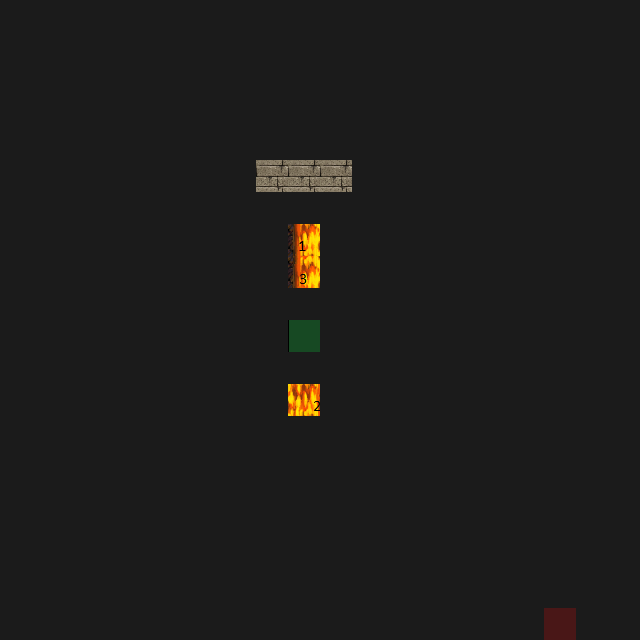

Below is a game level as drawn by its tile map, then a one-line description and the .tmx file that defines it, in full:
An orthogonal 20x20 tile map with 32x32 px tiles, 4 tile layers (Road, Wall, Trap, Utility), 4 tilesets.

<map version="1.0" tiledversion="1.1.5" orientation="orthogonal" renderorder="right-down" width="20" height="20" tilewidth="32" tileheight="32" infinite="0" nextobjectid="1">
 <tileset firstgid="1" source="tilesets/traps.tsx" />
 <tileset firstgid="193" source="tilesets/road.tsx" />
 <tileset firstgid="194" source="tilesets/wallsandroofs.tsx" />
 <tileset firstgid="450" source="tilesets/meta.tsx" />
 <layer name="Road" width="20" height="20">
  <data encoding="csv">
193,193,193,193,193,193,193,193,193,193,193,193,193,193,193,193,193,193,193,193,
193,193,193,193,193,193,193,193,193,193,193,193,193,193,193,193,193,193,193,193,
193,193,193,193,193,193,193,193,193,193,193,193,193,193,193,193,193,193,193,193,
193,193,193,193,193,193,193,193,193,193,193,193,193,193,193,193,193,193,193,193,
193,193,193,193,193,193,193,193,193,193,193,193,193,193,193,193,193,193,193,193,
193,193,193,193,193,193,193,193,193,193,193,193,193,193,193,193,193,193,193,193,
193,193,193,193,193,193,193,193,193,193,193,193,193,193,193,193,193,193,193,193,
193,193,193,193,193,193,193,193,193,193,193,193,193,193,193,193,193,193,193,193,
193,193,193,193,193,193,193,193,193,193,193,193,193,193,193,193,193,193,193,193,
193,193,193,193,193,193,193,193,193,193,193,193,193,193,193,193,193,193,193,193,
193,193,193,193,193,193,193,193,193,193,193,193,193,193,193,193,193,193,193,193,
193,193,193,193,193,193,193,193,193,193,193,193,193,193,193,193,193,193,193,193,
193,193,193,193,193,193,193,193,193,193,193,193,193,193,193,193,193,193,193,193,
193,193,193,193,193,193,193,193,193,193,193,193,193,193,193,193,193,193,193,193,
193,193,193,193,193,193,193,193,193,193,193,193,193,193,193,193,193,193,193,193,
193,193,193,193,193,193,193,193,193,193,193,193,193,193,193,193,193,193,193,193,
193,193,193,193,193,193,193,193,193,193,193,193,193,193,193,193,193,193,193,193,
193,193,193,193,193,193,193,193,193,193,193,193,193,193,193,193,193,193,193,193,
193,193,193,193,193,193,193,193,193,193,193,193,193,193,193,193,193,193,193,193,
193,193,193,193,193,193,193,193,193,193,193,193,193,193,193,193,193,193,193,193
</data>
 </layer>
 <layer name="Wall" width="20" height="20">
  <data encoding="csv">
0,0,0,0,0,0,0,0,0,0,0,0,0,0,0,0,0,0,0,0,
0,0,0,0,0,0,0,0,0,0,0,0,0,0,0,0,0,0,0,0,
0,0,0,0,0,0,0,0,0,0,0,0,0,0,0,0,0,0,0,0,
0,0,0,0,0,0,0,0,0,0,0,0,0,0,0,0,0,0,0,0,
0,0,0,0,0,0,0,0,0,0,0,0,0,0,0,0,0,0,0,0,
0,0,0,0,0,0,0,0,261,261,261,0,0,0,0,0,0,0,0,0,
0,0,0,0,0,0,0,0,0,0,0,0,0,0,0,0,0,0,0,0,
0,0,0,0,0,0,0,0,0,0,0,0,0,0,0,0,0,0,0,0,
0,0,0,0,0,0,0,0,0,0,0,0,0,0,0,0,0,0,0,0,
0,0,0,0,0,0,0,0,0,0,0,0,0,0,0,0,0,0,0,0,
0,0,0,0,0,0,0,0,0,0,0,0,0,0,0,0,0,0,0,0,
0,0,0,0,0,0,0,0,0,0,0,0,0,0,0,0,0,0,0,0,
0,0,0,0,0,0,0,0,0,0,0,0,0,0,0,0,0,0,0,0,
0,0,0,0,0,0,0,0,0,0,0,0,0,0,0,0,0,0,0,0,
0,0,0,0,0,0,0,0,0,0,0,0,0,0,0,0,0,0,0,0,
0,0,0,0,0,0,0,0,0,0,0,0,0,0,0,0,0,0,0,0,
0,0,0,0,0,0,0,0,0,0,0,0,0,0,0,0,0,0,0,0,
0,0,0,0,0,0,0,0,0,0,0,0,0,0,0,0,0,0,0,0,
0,0,0,0,0,0,0,0,0,0,0,0,0,0,0,0,0,0,0,0,
0,0,0,0,0,0,0,0,0,0,0,0,0,0,0,0,0,0,0,0
</data>
 </layer>
 <layer name="Trap" width="20" height="20">
  <data encoding="csv">
0,0,0,0,0,0,0,0,0,0,0,0,0,0,0,0,0,0,0,0,
0,0,0,0,0,0,0,0,0,0,0,0,0,0,0,0,0,0,0,0,
0,0,0,0,0,0,0,0,0,0,0,0,0,0,0,0,0,0,0,0,
0,0,0,0,0,0,0,0,0,0,0,0,0,0,0,0,0,0,0,0,
0,0,0,0,0,0,0,0,0,0,0,0,0,0,0,0,0,0,0,0,
0,0,0,0,0,0,0,0,0,0,0,0,0,0,0,0,0,0,0,0,
0,0,0,0,0,0,0,0,0,0,0,0,0,0,0,0,0,0,0,0,
0,0,0,0,0,0,0,0,0,157,0,0,0,0,0,0,0,0,0,0,
0,0,0,0,0,0,0,0,0,173,0,0,0,0,0,0,0,0,0,0,
0,0,0,0,0,0,0,0,0,0,0,0,0,0,0,0,0,0,0,0,
0,0,0,0,0,0,0,0,0,0,0,0,0,0,0,0,0,0,0,0,
0,0,0,0,0,0,0,0,0,0,0,0,0,0,0,0,0,0,0,0,
0,0,0,0,0,0,0,0,0,158,0,0,0,0,0,0,0,0,0,0,
0,0,0,0,0,0,0,0,0,0,0,0,0,0,0,0,0,0,0,0,
0,0,0,0,0,0,0,0,0,0,0,0,0,0,0,0,0,0,0,0,
0,0,0,0,0,0,0,0,0,0,0,0,0,0,0,0,0,0,0,0,
0,0,0,0,0,0,0,0,0,0,0,0,0,0,0,0,0,0,0,0,
0,0,0,0,0,0,0,0,0,0,0,0,0,0,0,0,0,0,0,0,
0,0,0,0,0,0,0,0,0,0,0,0,0,0,0,0,0,0,0,0,
0,0,0,0,0,0,0,0,0,0,0,0,0,0,0,0,0,0,0,0
</data>
 </layer>
 <layer name="Utility" width="20" height="20">
  <data encoding="csv">
0,0,0,0,0,0,0,0,0,0,0,0,0,0,0,0,0,0,0,0,
0,0,0,0,0,0,0,0,0,0,0,0,0,0,0,0,0,0,0,0,
0,0,0,0,0,0,0,0,0,0,0,0,0,0,0,0,0,0,0,0,
0,0,0,0,0,0,0,0,0,0,0,0,0,0,0,0,0,0,0,0,
0,0,0,0,0,0,0,0,0,0,0,0,0,0,0,0,0,0,0,0,
0,0,0,0,0,0,0,0,0,0,0,0,0,0,0,0,0,0,0,0,
0,0,0,0,0,0,0,0,0,0,0,0,0,0,0,0,0,0,0,0,
0,0,0,0,0,0,0,0,0,0,0,0,0,0,0,0,0,0,0,0,
0,0,0,0,0,0,0,0,0,0,0,0,0,0,0,0,0,0,0,0,
0,0,0,0,0,0,0,0,0,0,0,0,0,0,0,0,0,0,0,0,
0,0,0,0,0,0,0,0,0,451,0,0,0,0,0,0,0,0,0,0,
0,0,0,0,0,0,0,0,0,0,0,0,0,0,0,0,0,0,0,0,
0,0,0,0,0,0,0,0,0,0,0,0,0,0,0,0,0,0,0,0,
0,0,0,0,0,0,0,0,0,0,0,0,0,0,0,0,0,0,0,0,
0,0,0,0,0,0,0,0,0,0,0,0,0,0,0,0,0,0,0,0,
0,0,0,0,0,0,0,0,0,0,0,0,0,0,0,0,0,0,0,0,
0,0,0,0,0,0,0,0,0,0,0,0,0,0,0,0,0,0,0,0,
0,0,0,0,0,0,0,0,0,0,0,0,0,0,0,0,0,0,0,0,
0,0,0,0,0,0,0,0,0,0,0,0,0,0,0,0,0,0,0,0,
0,0,0,0,0,0,0,0,0,0,0,0,0,0,0,0,0,450,0,0
</data>
 </layer>
</map>
